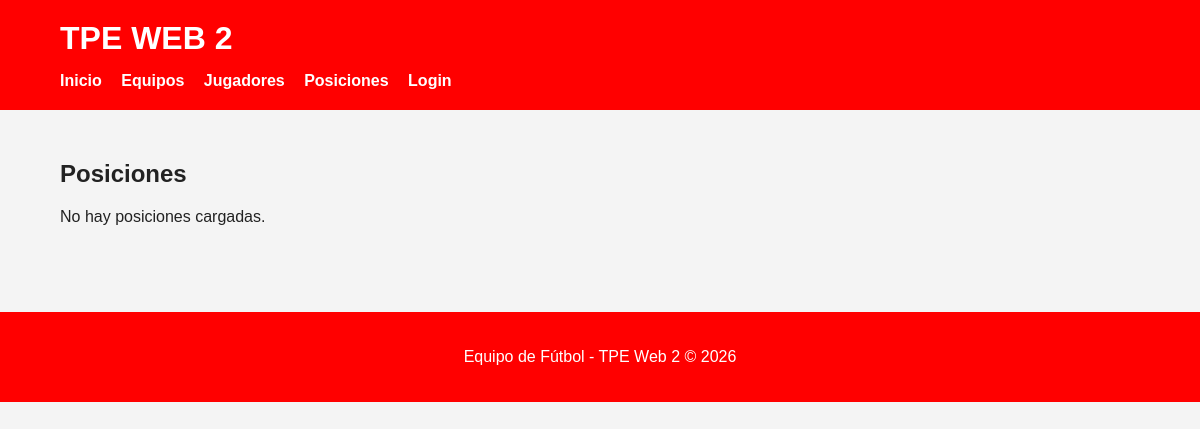
Before: /tpe_parte2_2026/posiciones with the older database file.
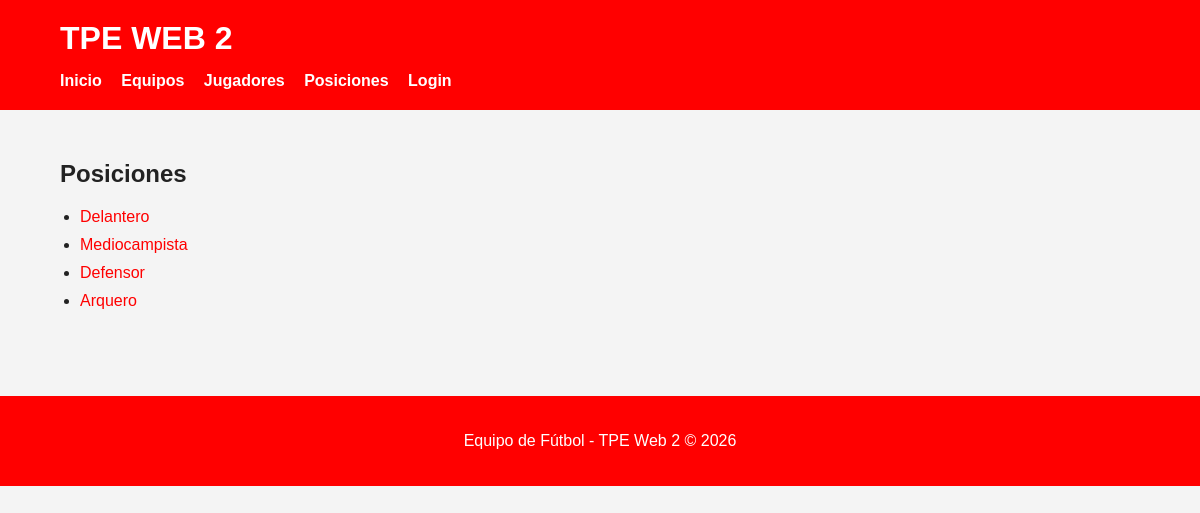
After: the same page with the newer database file.
### tables this page shows
CREATE TABLE `posicion` (
  `id` int(11) NOT NULL,
  `nombre` varchar(100) NOT NULL
);

### tpe_parte2_2026/app/views/posicion_view.php (called while the page is built, shortened)
<?php
class PosicionView {
    public function showPosiciones($posiciones, $user) {
        require_once './phtml/layouts/header.phtml';
        require_once './phtml/posiciones/posicion_list.phtml';
        require_once './phtml/layouts/footer.phtml';
    }
}
?>

### tpe_parte2_2026/app/controllers/posicion_controller.php (called while the page is built, shortened)
<?php
require_once __DIR__ . '/../models/posicion_model.php';
require_once __DIR__ . '/../views/posicion_view.php';
class PosicionController {
    private $model;
    private $view;
    public function __construct() {
        $this->model = new PosicionModel();
        $this->view = new PosicionView();
    }
    public function showPosiciones($request) {
        $posiciones = $this->model->getAll();
        $this->view->showPosiciones($posiciones, $request->user);
    }
}
?>

### tpe_parte2_2026/app/models/database_model.php (called while the page is built, shortened)
<?php
class DatabaseModel {
    protected $db;
    public function __construct() {
        try {
            $this->db = new PDO(
                "mysql:host=" . MYSQL_HOST . ";charset=utf8mb4",
                MYSQL_USER,
                MYSQL_PASS,
                [
                    PDO::ATTR_ERRMODE => PDO::ERRMODE_EXCEPTION,
                    PDO::ATTR_DEFAULT_FETCH_MODE => PDO::FETCH_OBJ,
                ]
            );
            $this->deploy();
            $this->db = new PDO(
                "mysql:host=" . MYSQL_HOST .
                ";dbname=" . MYSQL_DB .
                ";charset=utf8mb4",
                MYSQL_USER,
                MYSQL_PASS,
                [
                    PDO::ATTR_ERRMODE => PDO::ERRMODE_EXCEPTION,
                    PDO::ATTR_DEFAULT_FETCH_MODE => PDO::FETCH_OBJ,
                ]
            );
        } catch (PDOException $e) {
            die("Error de base de datos: " . $e->getMessage());
        }
    }
    private function deploy() {
        $this->db->exec(
            "CREATE DATABASE IF NOT EXISTS " . MYSQL_DB . "
            CHARACTER SET utf8mb4
            COLLATE utf8mb4_unicode_ci"
        );
        $this->db->exec("USE " . MYSQL_DB);
        $query = $this->db->query(
            "SHOW TABLES LIKE 'usuario'"
        );
        $tableExists = $query->fetchColumn();
    }
}

### tpe_parte2_2026/app/models/posicion_model.php (called while the page is built, shortened)
<?php
require_once __DIR__ . '/database_model.php';
class PosicionModel extends DatabaseModel{
    public function getAll(){
        $query = $this->db->prepare("SELECT * FROM posicion ORDER BY id DESC");
        $query->execute();
        return $query->fetchAll();
    }
}
?>

### tpe_parte2_2026/phtml/posiciones/posicion_list.phtml (the view)
<h2>Posiciones</h2>
<?php if (empty($posiciones)): ?>
    <p>No hay posiciones cargadas.</p>
<?php else: ?>
    <ul class="lista-posiciones">
        <?php foreach ($posiciones as $posicion): ?>
            <li>
                <a href="<?= BASE_URL ?>posicion/<?= $posicion->id ?>">
                    <?= htmlspecialchars($posicion->nombre) ?>
                </a>
            </li>
        <?php endforeach; ?>
    </ul>
<?php endif; ?>

Changed rows visible on the page:
added posicion: nombre "Delantero"
added posicion: nombre "Mediocampista"
added posicion: nombre "Defensor"
added posicion: nombre "Arquero"
Other visible differences:
text no longer shown: "No hay posiciones cargadas."
